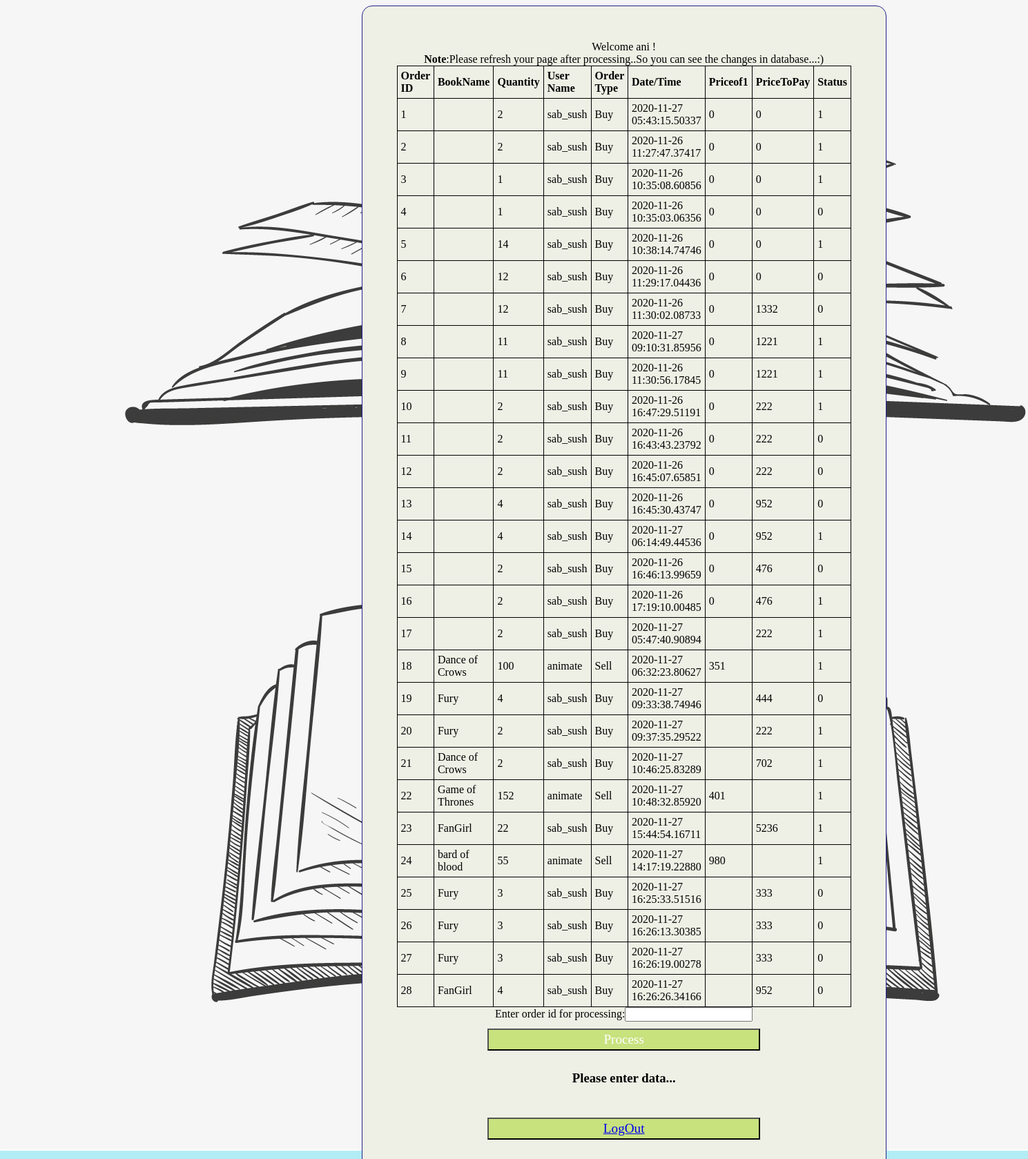
Screenshot of /merchant.php (signed in) with the database file from the repository.
### tables this page shows
CREATE TABLE `orders` (
  `orderID` int(11) NOT NULL,
  `book_id` int(5) DEFAULT NULL,
  `book_name` varchar(30) DEFAULT NULL,
  `quantity` int(11) NOT NULL DEFAULT 1,
  `user_name` varchar(45) NOT NULL,
  `order_type` varchar(10) NOT NULL,
  `order_date` timestamp(5) NOT NULL DEFAULT current_timestamp(5) ON UPDATE current_timestamp(5),
  `order_status` int(1) NOT NULL DEFAULT 0,
  `priceof1` float DEFAULT NULL,
  `pricetopay` float DEFAULT NULL
);

### functions.php (the view, shortened to what this page needs)
<html>
<head>
</head>
<body>
            <?php
            function display_orders($conn){
                $sql = "SELECT * FROM orders ";
                $result = $conn->query($sql);
                if (isset($result->num_rows) && $result->num_rows >0) {
                    echo "<table> <tr> <th>Order ID</th> <th>BookName</th> <th>Quantity</th> <th>User Name</th> <th>Order Type</th> <th>Date/Time</th> <th>Priceof1</th> <th>PriceToPay</th> <th>Status</th> </tr>";
                    while($row = $result->fetch_assoc()) {
                        echo "<tr><td>".$row["orderID"]."</td><td>".$row["book_name"]."</td><td>".$row["quantity"]."</td> <td>".$row["user_name"]."</td> <td>".$row["order_type"]."</td> <td>".$row["order_date"]."</td><td>".$row['priceof1']."</td><td>".$row['pricetopay']."</td><td>".$row["order_status"]."</td></tr>";
                    }
                    echo "</table>";
                }
                else {
                    echo "<table> <tr> <th>Order ID</th> <th>BookName</th> <th>Quantity</th> <th>User Name</th> <th>Order Type</th> <th>Date/Time</th> <th>Status</th> </tr>";
                }
            }
            function manage_orders($conn,$user){
                echo "Welcome ".$user." !<br>";
                echo "<b>Note</b>:Please refresh your page after processing..So you can see the changes in database...:)";
                display_orders($conn);
                ?>
                <form method=post>
                    Enter order id for processing:<input type=text name=order_process><br>
                    <input type=submit value=Process id='btn'>
                </form>
                <?php
                    if (isset($_POST['order_process']) && array_key_exists('order_process',$_POST)){
                        $order_id=$_POST['order_process'];
                        $order_id=test_input($order_id);
                        if($order_id=="" && isset($_POST['order_process'])){
                            echo "Please enter something...";
                            return;
                        }
                        $check_order_process="SELECT * FROM orders where orderID=$order_id";
                        $result_check=$conn->query($check_order_process) or die($conn->error);
                        $order_is_processed_or_not=$result_check->fetch_assoc();
                        $is_order_processed=$order_is_processed_or_not['order_status'];
                        if($is_order_processed=="1"){
                            echo "<h2>Order Already processed!!!</h2>";
                            return;
                        }else{
                            $order_process_query = "UPDATE orders SET order_status=1 where orderID=$order_id";
                            $conn->query($order_process_query);
                            $conn->commit();
                        }
                        $order_type_query = "SELECT * from orders";
                        $order_type=$conn->query($order_type_query);
                        while ($row=$order_type->fetch_assoc()){
                            if($row['orderID']==$order_id ){
                                if($row['order_type']=="Buy"){
                                    $book_name=$row['book_name'];
                                    $select_book_info="SELECT * from books where book_name='$book_name';";
                                    $book_res=$conn->query($select_book_info);
                                    $book_info=$book_res->fetch_assoc();
                                    $quantity_in_books=$book_info['book_qty'];
                                    $quantity_in_orders=$row['quantity'];
                                    $remaining_books=(int)($quantity_in_books-$quantity_in_orders );
                                    if($remaining_books == 0){
                                        delete_book($conn,$book_id);
                                    }
                                    else{
                                        $update_quant_query="UPDATE books SET book_qty=$remaining_books WHERE book_name='$book_name'";
                                        $conn->query($update_quant_query);
                                        $conn->commit();
                                    }
                                }
                                elseif($row['order_type']=="Sell"){
                                    $book_name=$row['book_name'];
                                    $quantity=$row['quantity'];
                                    $priceof1=$row['priceof1'];
                                    add_book($conn,$book_name,$quantity,$priceof1);
                                }
                            }
                        }
                        echo "Note:Order processed...Please refresh!";
                        return true;
                    }
                    else{
                        echo "<h3>Please enter data...</h3>";
                        return;
                    }
            }
        ?>
</body>
</html>

### styles.css (style rules this page uses)
body { background-color: rgb(178, 237, 245); background-image: url("bookkart4.jpg"); background-repeat:no-repeat; height:100%; background-size:auto; align-items: center; }
#btn { background-color:rgb(200, 226, 126); color: rgb(255, 254, 254); padding: 3px; margin: 10px; font-size: larger; width: 60%; font-family: Georgia, 'Times New Roman', Times, serif; }

### functions.php (style rules this page uses)
table,th,td { border: 1px solid black; border-collapse: collapse; padding: 5px; text-align: left; }

### rows the page displays
orders: orderID "1", quantity "2", user_name "sab_sush", order_type "Buy", order_date "2020-11-27 05:43:15.50337", priceof1 "0", pricetopay "0", order_status "1"
orders: orderID "2", quantity "2", user_name "sab_sush", order_type "Buy", order_date "2020-11-26 11:27:47.37417", priceof1 "0", pricetopay "0", order_status "1"
orders: orderID "3", quantity "1", user_name "sab_sush", order_type "Buy", order_date "2020-11-26 10:35:08.60856", priceof1 "0", pricetopay "0", order_status "1"
orders: orderID "4", quantity "1", user_name "sab_sush", order_type "Buy", order_date "2020-11-26 10:35:03.06356", priceof1 "0", pricetopay "0", order_status "0"
orders: orderID "5", quantity "14", user_name "sab_sush", order_type "Buy", order_date "2020-11-26 10:38:14.74746", priceof1 "0", pricetopay "0", order_status "1"
orders: orderID "6", quantity "12", user_name "sab_sush", order_type "Buy", order_date "2020-11-26 11:29:17.04436", priceof1 "0", pricetopay "0", order_status "0"
orders: orderID "7", quantity "12", user_name "sab_sush", order_type "Buy", order_date "2020-11-26 11:30:02.08733", priceof1 "0", pricetopay "1332", order_status "0"
orders: orderID "8", quantity "11", user_name "sab_sush", order_type "Buy", order_date "2020-11-27 09:10:31.85956", priceof1 "0", pricetopay "1221", order_status "1"
orders: orderID "9", quantity "11", user_name "sab_sush", order_type "Buy", order_date "2020-11-26 11:30:56.17845", priceof1 "0", pricetopay "1221", order_status "1"
orders: orderID "10", quantity "2", user_name "sab_sush", order_type "Buy", order_date "2020-11-26 16:47:29.51191", priceof1 "0", pricetopay "222", order_status "1"
orders: orderID "11", quantity "2", user_name "sab_sush", order_type "Buy", order_date "2020-11-26 16:43:43.23792", priceof1 "0", pricetopay "222", order_status "0"
orders: orderID "12", quantity "2", user_name "sab_sush", order_type "Buy", order_date "2020-11-26 16:45:07.65851", priceof1 "0", pricetopay "222", order_status "0"
orders: orderID "13", quantity "4", user_name "sab_sush", order_type "Buy", order_date "2020-11-26 16:45:30.43747", priceof1 "0", pricetopay "952", order_status "0"
orders: orderID "14", quantity "4", user_name "sab_sush", order_type "Buy", order_date "2020-11-27 06:14:49.44536", priceof1 "0", pricetopay "952", order_status "1"
orders: orderID "15", quantity "2", user_name "sab_sush", order_type "Buy", order_date "2020-11-26 16:46:13.99659", priceof1 "0", pricetopay "476", order_status "0"
orders: orderID "16", quantity "2", user_name "sab_sush", order_type "Buy", order_date "2020-11-26 17:19:10.00485", priceof1 "0", pricetopay "476", order_status "1"
orders: orderID "17", quantity "2", user_name "sab_sush", order_type "Buy", order_date "2020-11-27 05:47:40.90894", pricetopay "222", order_status "1"
orders: orderID "18", book_name "Dance of Crows", quantity "100", user_name "animate", order_type "Sell", order_date "2020-11-27 06:32:23.80627", priceof1 "351", order_status "1"
orders: orderID "19", book_name "Fury", quantity "4", user_name "sab_sush", order_type "Buy", order_date "2020-11-27 09:33:38.74946", pricetopay "444", order_status "0"
orders: orderID "20", book_name "Fury", quantity "2", user_name "sab_sush", order_type "Buy", order_date "2020-11-27 09:37:35.29522", pricetopay "222", order_status "1"
orders: orderID "21", book_name "Dance of Crows", quantity "2", user_name "sab_sush", order_type "Buy", order_date "2020-11-27 10:46:25.83289", pricetopay "702", order_status "1"
orders: orderID "22", book_name "Game of Thrones", quantity "152", user_name "animate", order_type "Sell", order_date "2020-11-27 10:48:32.85920", priceof1 "401", order_status "1"
orders: orderID "23", book_name "FanGirl", quantity "22", user_name "sab_sush", order_type "Buy", order_date "2020-11-27 15:44:54.16711", pricetopay "5236", order_status "1"
orders: orderID "24", book_name "bard of blood", quantity "55", user_name "animate", order_type "Sell", order_date "2020-11-27 14:17:19.22880", priceof1 "980", order_status "1"
orders: orderID "25", book_name "Fury", quantity "3", user_name "sab_sush", order_type "Buy", order_date "2020-11-27 16:25:33.51516", pricetopay "333", order_status "0"
orders: orderID "26", book_name "Fury", quantity "3", user_name "sab_sush", order_type "Buy", order_date "2020-11-27 16:26:13.30385", pricetopay "333", order_status "0"
orders: orderID "27", book_name "Fury", quantity "3", user_name "sab_sush", order_type "Buy", order_date "2020-11-27 16:26:19.00278", pricetopay "333", order_status "0"
orders: orderID "28", book_name "FanGirl", quantity "4", user_name "sab_sush", order_type "Buy", order_date "2020-11-27 16:26:26.34166", pricetopay "952", order_status "0"

### other values shown
$user "ani"
